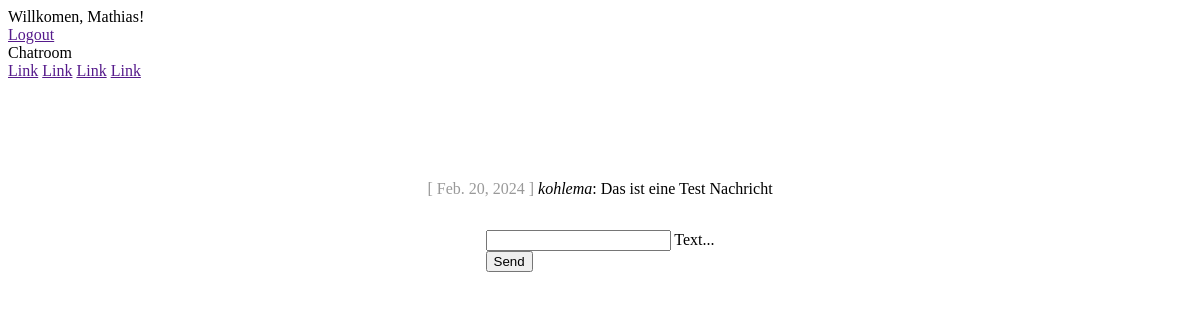
Page /chat/ (signed in) on the earlier database version.
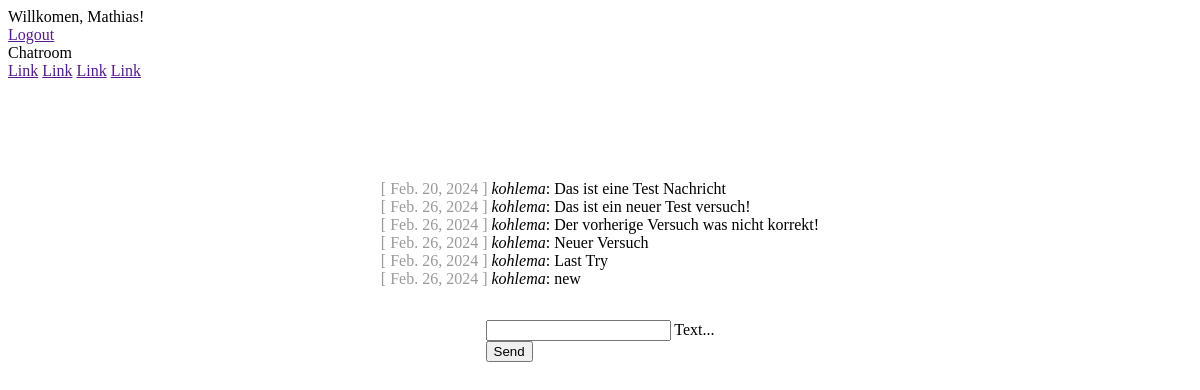
Same page on the later database version.
### chat/models.py (models this page shows)
class Message(models.Model):
    text = models.CharField(max_length=500)
    created_at = models.DateField(default=date.today)
    chat = models.ForeignKey(Chat, on_delete=models.CASCADE, related_name='chat_message_set', default=None, blank=True, null=True)
    author = models.ForeignKey(settings.AUTH_USER_MODEL, on_delete=models.CASCADE, related_name='author_message_set')
    receiver = models.ForeignKey(settings.AUTH_USER_MODEL, on_delete=models.CASCADE, related_name='receiver_message_set')

### chat/views.py (the view, shortened to what this page needs)
# urls.py: path('chat/', index, name="chat"),
@login_required(login_url='/login/')                                #Verweist auf die Login Seite
def index(request):
    chat_messages = Message.objects.filter(chat__id=1)              #chat__id=1 = object__mit der id 1 => gibt ein Array zurück
    print(chat_messages)
    return render(
        request,
        'chat/index.html',
        {'chat_messages': chat_messages}
    )

### chat/templates/chat/index.html (shortened to what this page needs)
{% extends "base.html" %}
{% block content %} {% if request.user.is_authenticated %}
<div id="messageContainer">
	{% for message in chat_messages %}
	<div>
		<span class="color-gray">[ {{ message.created_at }} ]</span>
		<i>{{ message.author }}</i>: {{ message.text }}
	</div>
	{% endfor %}
</div>
<form class="form-style" onsubmit="sendMessage(); return false;" method="POST">
	<div class="mdl-textfield mdl-js-textfield mdl-textfield--floating-label">
		<input
			name="messagefield"
			class="mdl-textfield__input"
			type="text"
			id="messagefield"
		/>
		<label class="mdl-textfield__label" for="messagefield">Text...</label>
	</div>
	<button
		class="mdl-button mdl-js-button mdl-button--raised mdl-js-ripple-effect mdl-button--accent"
	>
		Send
	</button>
</form>
{% else %}
<h1>Not logged in!</h1>
<p>
	You are not logged in. Please log in.<br />
	Please follow the Link for <a href="{% url 'login' %}">Login</a>.
</p>
{% endif %} {% endblock %}

### templates/base.html (shortened to what this page needs)
<!DOCTYPE html>
<html lang="en">
	<head>
		{% load static %}
		<link
			rel="stylesheet"
			href="https://code.getmdl.io/1.3.0/material.indigo-pink.min.css"
		/>
		<link rel="stylesheet" href="{% static 'css/style.css' %}" />
	</head>
	<body>
		<div class="mdl-layout mdl-js-layout mdl-layout--fixed-header">
			<header class="mdl-layout__header">
				<div class="mdl-layout__header-row">
					{% if request.user.is_authenticated %}
					<span class="mdl-layout-title">
						Willkomen, {{ request.user.first_name }}!
					</span>
					{% else %}
					<span class="mdl-layout-title"> Willkommen! </span>
					{% endif %}
					<nav class="mdl-navigation mdl-layout--large-screen-only">
						{% if request.user.is_authenticated %}
						<a class="mdl-navigation__link" href="">Logout</a>
						{% endif %}
					</nav>
				</div>
			</header>
			<div class="mdl-layout__drawer">
				<span class="mdl-layout-title">Chatroom</span>
				<nav class="mdl-navigation">
					<a class="mdl-navigation__link" href="">Link</a>
					<a class="mdl-navigation__link" href="">Link</a>
					<a class="mdl-navigation__link" href="">Link</a>
					<a class="mdl-navigation__link" href="">Link</a>
				</nav>
			</div>
			<main class="mdl-layout__content">
				<div class="page-content">
					{% block content %}{% endblock %}
				</div>
			</main>
		</div>
	</body>
</html>

### static/css/style.css (style rules this page uses)
.color-gray { color: rgba(0, 0, 0, 0.4); }
.form-style { margin-top: 2rem !important; }
.page-content { padding-top: 100px; display: flex; flex-direction: column; justify-content: center; align-items: center; }

Differences in the rows shown:
added Message: created_at "Feb. 26, 2024", author "kohlema", text "Das ist ein neuer Test versuch!"
added Message: created_at "Feb. 26, 2024", author "kohlema", text "Der vorherige Versuch was nicht korrekt!"
added Message: created_at "Feb. 26, 2024", author "kohlema", text "Neuer Versuch"
added Message: created_at "Feb. 26, 2024", author "kohlema", text "Last Try"
added Message: created_at "Feb. 26, 2024", author "kohlema", text "new"
